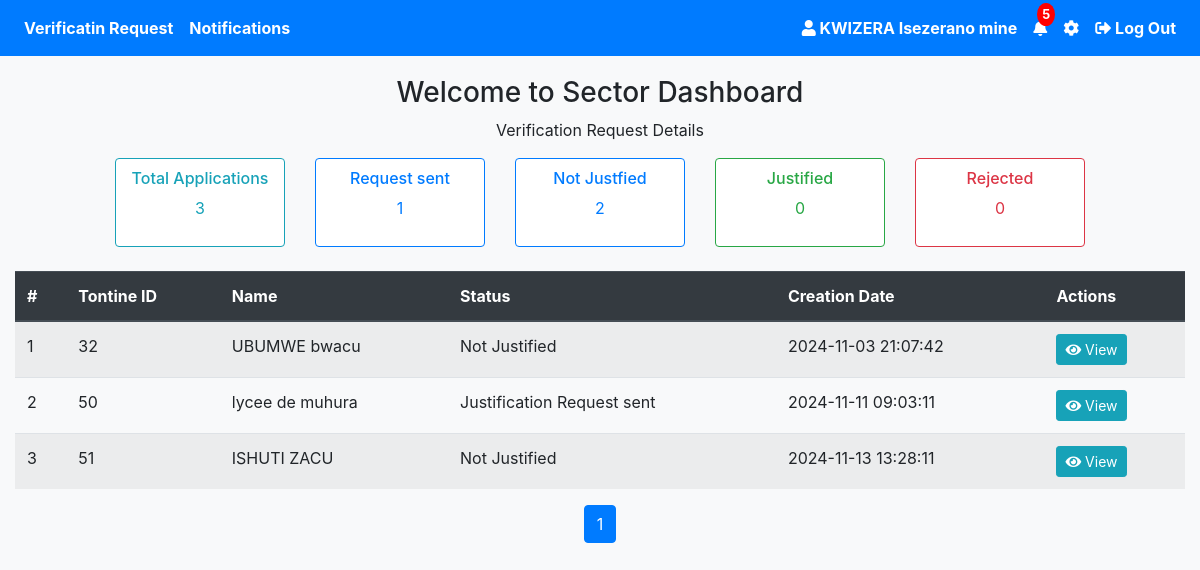
Before: /sector_dashboard.php (signed in) with the older database file.
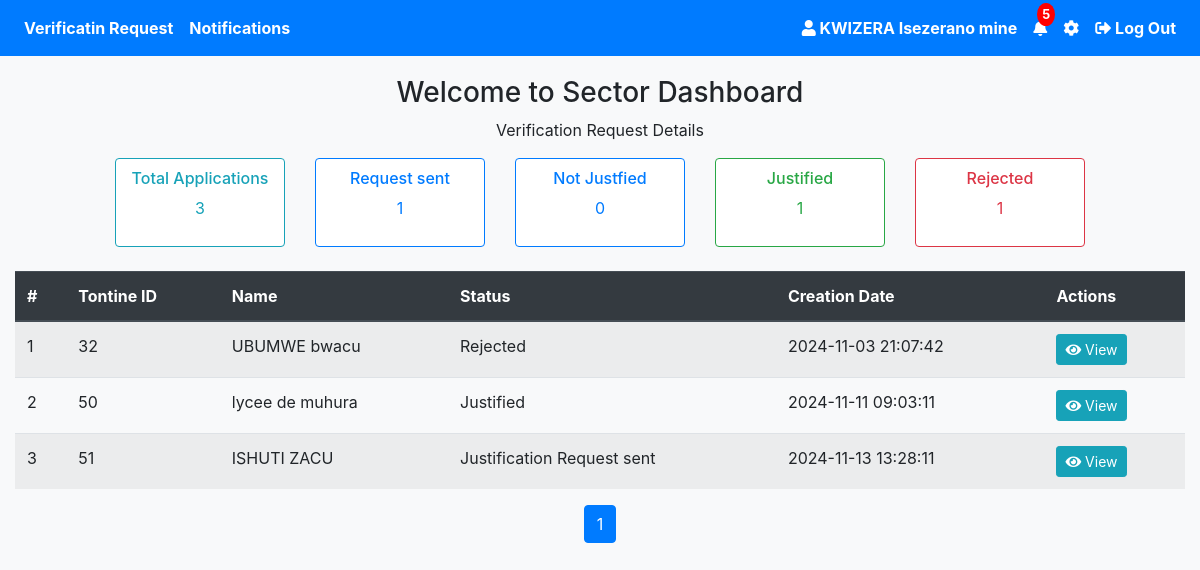
After: the same page with the newer database file.
### tables this page shows
CREATE TABLE `tontine` (
  `id` int(11) NOT NULL,
  `tontine_name` varchar(255) NOT NULL,
  `logo` varchar(255) DEFAULT NULL,
  `join_date` date NOT NULL,
  `province` varchar(100) NOT NULL,
  `district` varchar(100) NOT NULL,
  `sector` varchar(100) NOT NULL,
  `total_contributions` decimal(10,2) NOT NULL,
  `occurrence` enum('Daily','Weekly','Monthly') NOT NULL,
  `time` time DEFAULT NULL,
  `day` enum('Monday','Tuesday','Wednesday','Thursday','Friday','Saturday','Sunday') DEFAULT NULL,
  `date` date DEFAULT NULL,
  `created_at` timestamp NOT NULL DEFAULT current_timestamp(),
  `user_id` int(11) DEFAULT NULL,
  `role` varchar(30) NOT NULL,
  `purpose` varchar(255) NOT NULL,
  `rules` varchar(255) NOT NULL,
  `status` enum('Not Justified','Justification Request sent','Justified','Rejected') DEFAULT 'Not Justified',
  `reason` varchar(255) NOT NULL,
  `interest` decimal(10,2) NOT NULL DEFAULT 0.00,
  `payment_frequency` enum('Monthly','Weekly') NOT NULL,
  `frequent_payment_date` date DEFAULT NULL,
  `frequent_payment_day` enum('Monday','Tuesday','Wednesday','Thursday','Friday','Saturday','Sunday') DEFAULT NULL
);

### sector_dashboard.php (the view, shortened to what the changed rows need)
<?php
require 'config.php';
$error = "";
$results_per_page = 5;
$page = isset($_GET['page']) ? (int)$_GET['page'] : 1;
$start_from = ($page - 1) * $results_per_page;
$search_query = isset($_POST['search_query']) ? '%' . htmlspecialchars($_POST['search_query']) . '%' : '%%';
try {
    $stmt = $pdo->prepare("
        SELECT *
        FROM tontine
        WHERE tontine_name LIKE :search_query
        LIMIT $start_from, $results_per_page
    ");
    $stmt->bindValue(':search_query', $search_query, PDO::PARAM_STR);
    $stmt->execute();
    $requests = $stmt->fetchAll(PDO::FETCH_ASSOC);
} catch (Exception $e) {
    $error = "Error fetching request details: " . $e->getMessage();
}
$statuses = ['Not Justified', 'Justification Request sent', 'Justified', 'Rejected'];
$status_counts = [];
foreach ($statuses as $status) {
    $stmt = $pdo->prepare("SELECT COUNT(*) FROM tontine WHERE status = :status");
    $stmt->bindParam(':status', $status, PDO::PARAM_STR);
    $stmt->execute();
    $status_counts[$status] = $stmt->fetchColumn();
}
?>
<!DOCTYPE html>
<html lang="en">
<head>
    <link rel="stylesheet" href="https://stackpath.bootstrapcdn.com/bootstrap/4.5.2/css/bootstrap.min.css">
    <link rel="stylesheet" href="https://cdnjs.cloudflare.com/ajax/libs/font-awesome/5.15.4/css/all.min.css">
</head>
<body>
    <div class="container">
        <div class="row text-center mb-4 justify-content-center">
            <div class="col-md-2">
                <div class="card bg-outline-primary text-primary">
                    <div class="card-body">
                        <h6>Not Justfied </h6>
                        <p><?php echo $status_counts['Not Justified']; ?></p>
                    </div>
                </div>
            </div>
            <div class="col-md-2">
                <div class="card bg-outline-success text-success">
                    <div class="card-body">
                        <h6>Justified </h6>
                        <p><?php echo $status_counts['Justified']; ?></p>
                    </div>
                </div>
            </div>
            <div class="col-md-2">
                <div class="card bg-outline-danger text-danger">
                    <div class="card-body">
                        <h6>Rejected </h6>
                        <p><?php echo $status_counts['Rejected']; ?></p>
                    </div>
                </div>
            </div>
        </div>
        <?php if ($error): ?>
            <div class="alert alert-danger text-center"><?php echo htmlspecialchars($error); ?></div>
        <?php else: ?>
            <div class="table-responsive">
            <table class="table table-striped table-hover">
    <thead class="thead-dark">
        <tr>
            <th>#</th>
            <th>Tontine ID</th>
            <th>Name</th>
            <th>Status</th>
            <th>Creation Date</th>
            <th>Actions</th>
        </tr>
    </thead>
    <tbody>
        <?php if (!empty($requests)) : ?>
            <?php foreach ($requests as $index => $request) : ?>
                <tr>
                    <td><?= $index + 1 + $start_from; ?></td>
                    <td><?= $request['id']; ?></td>
                    <td><?= htmlspecialchars($request['tontine_name']); ?></td>
                      <td><?= htmlspecialchars($request['status']); ?></td>
                    <td><?= htmlspecialchars($request['created_at']); ?></td>
                    <td>
                        <button class="btn btn-info btn-sm view-btn" data-id="<?= $request['id']; ?>">
                            <i class="fas fa-eye"></i> View
                        </button>
                    </td>
                </tr>
            <?php endforeach; ?>
        <?php else : ?>
            <tr>
                <td colspan="4" class="text-center text-muted">No requests found.</td>
            </tr>
        <?php endif; ?>
    </tbody>
</table>
            </div>
        <?php endif; ?>
    </div>
</body>
</html>

Changed rows visible on the page:
changed tontine "UBUMWE bwacu": status "Not Justified" → "Rejected"
changed tontine "lycee de muhura": status "Justification Request sent" → "Justified"
changed tontine "ISHUTI ZACU": status "Not Justified" → "Justification Request sent"
Other visible differences:
$status_counts['Not Justified']: "2" → "0"
$status_counts['Justified']: "0" → "1"
$status_counts['Rejected']: "0" → "1"
